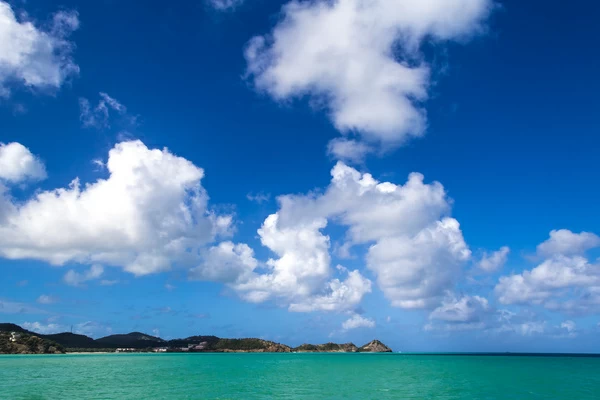
#> input picture resources/image.jpg, 600 x 400 px
$ python opencv_17.py
#> lines starting #> are read from the running program, lines starting #| are printed output that depends on the picture
# joining two images

import cv2 as cv
import numpy as np

img=cv.imread("resources/image.jpg")
#> img is the input picture: shape (400, 600, 3); mean B, G, R 178.6, 130.9, 74.6

# stacking same images

# 1 horizontal stack
hor_img=np.hstack((img,img))
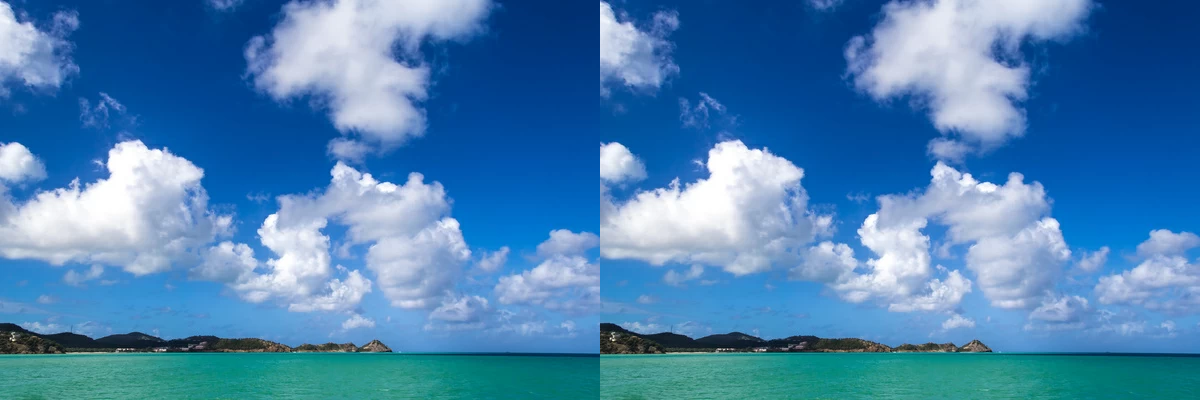
#> hor_img: shape (400, 1200, 3); mean B, G, R 178.6, 130.9, 74.6

# 2 vertical stack
ver_img=np.vstack((img,img))
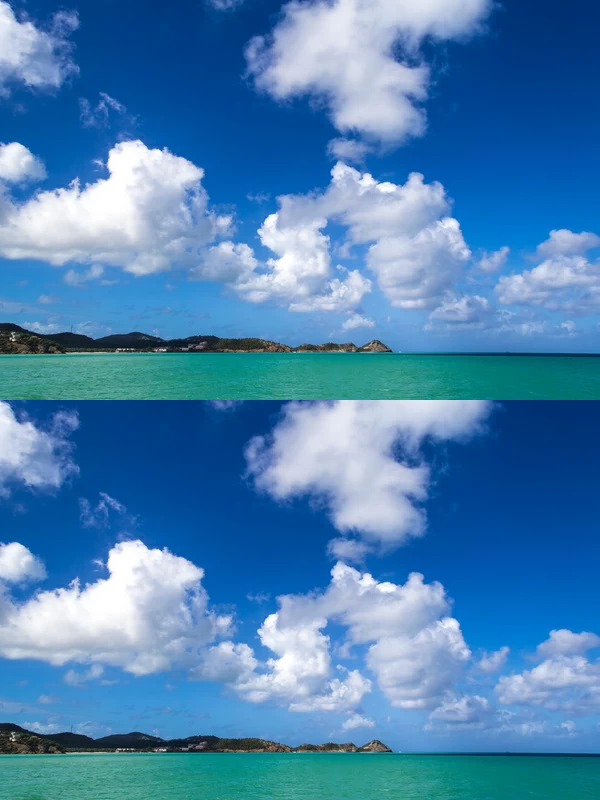
#> ver_img: shape (800, 600, 3); mean B, G, R 178.6, 130.9, 74.6

#cv.imshow("Horizontal",hor_img)
cv.imshow("Vertical",ver_img)
cv.waitKey(0)
cv.destroyAllWindows()

$ run again, with resources/Ammar.jpg copied over resources/image.jpg
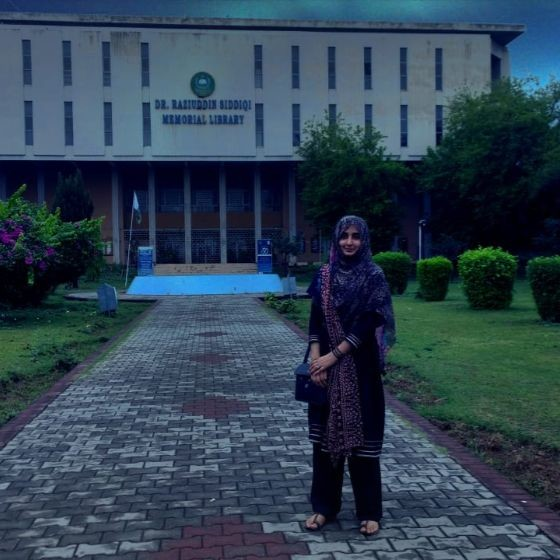
#> input picture resources/Ammar.jpg, 560 x 560 px
#> img is the input picture: shape (560, 560, 3); mean B, G, R 82.1, 66.1, 47.1
#> `hor_img=np.hstack((img,img))`:
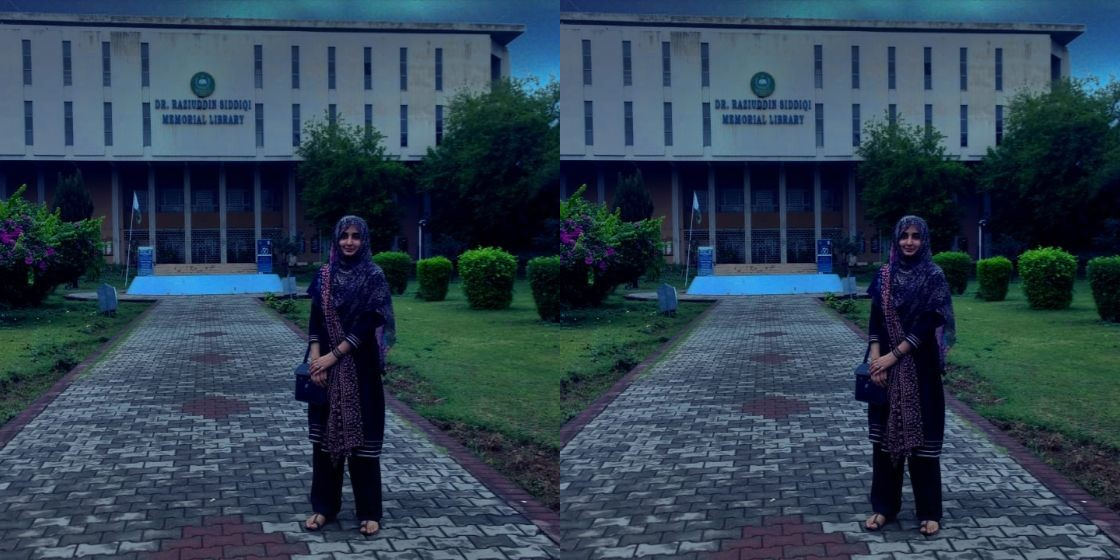
#> hor_img: shape (560, 1120, 3); mean B, G, R 82.1, 66.1, 47.1
#> `ver_img=np.vstack((img,img))`:
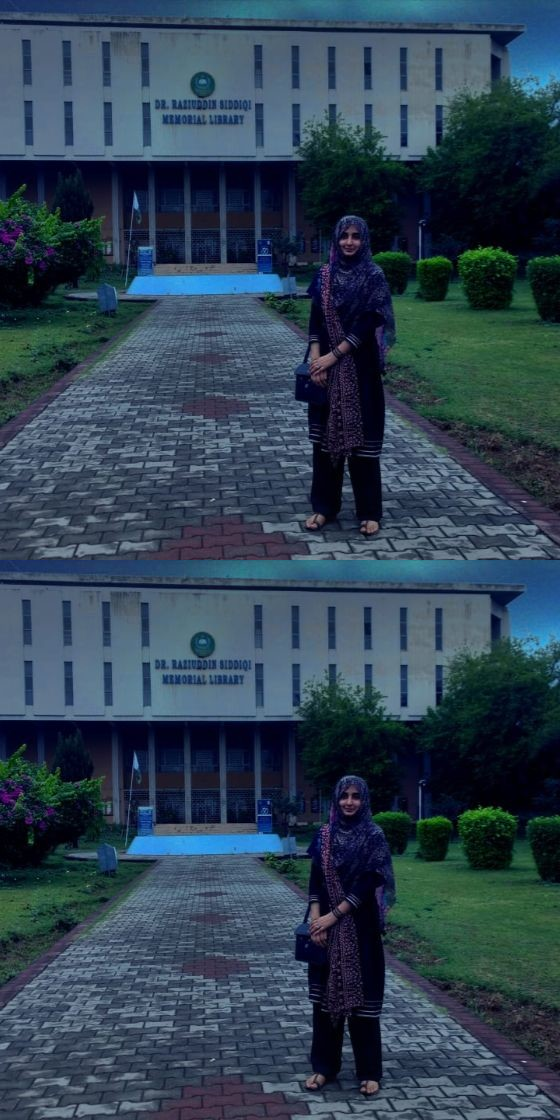
#> ver_img: shape (1120, 560, 3); mean B, G, R 82.1, 66.1, 47.1

$ run again, with resources/warp.jpg copied over resources/image.jpg
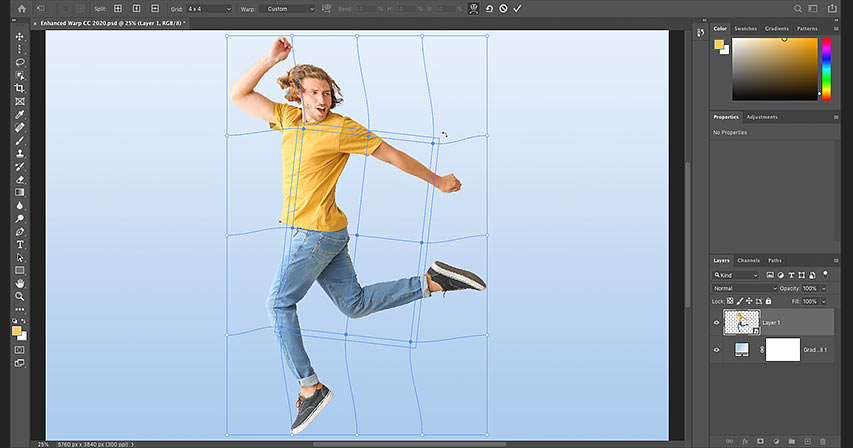
#> input picture resources/warp.jpg, 853 x 448 px
#> img is the input picture: shape (448, 853, 3); mean B, G, R 180.3, 168.3, 157.3
#> `hor_img=np.hstack((img,img))`:
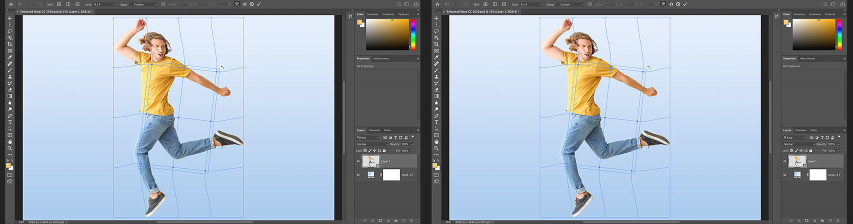
#> hor_img: shape (448, 1706, 3) (shown at 1/2 size); mean B, G, R 180.3, 168.3, 157.3
#> `ver_img=np.vstack((img,img))`:
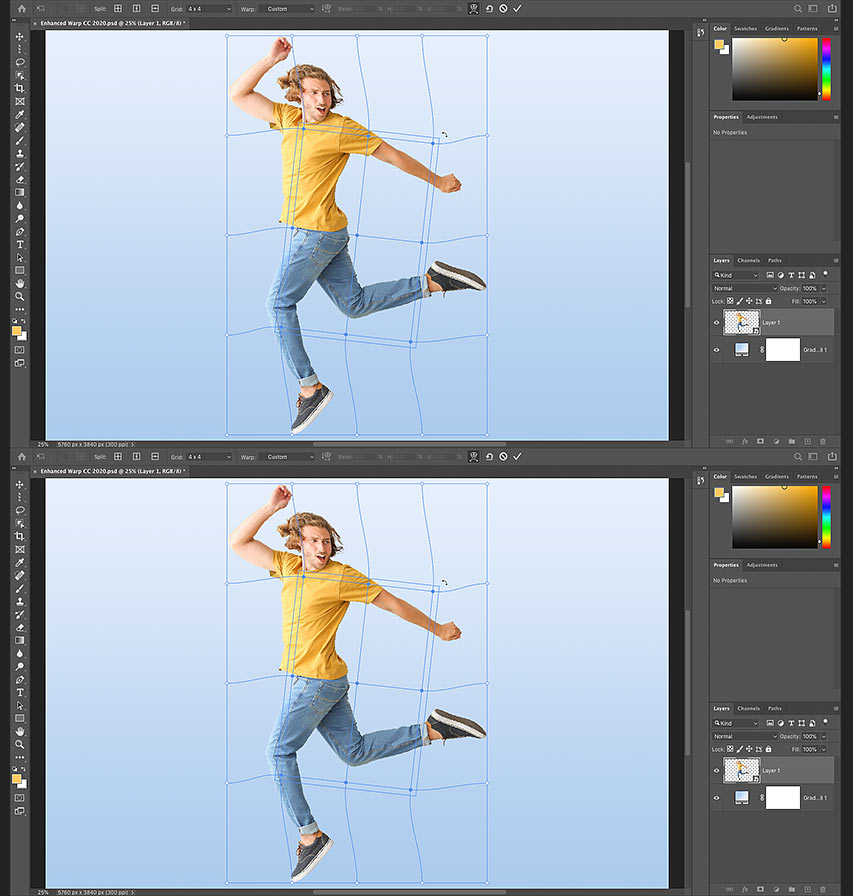
#> ver_img: shape (896, 853, 3); mean B, G, R 180.3, 168.3, 157.3
